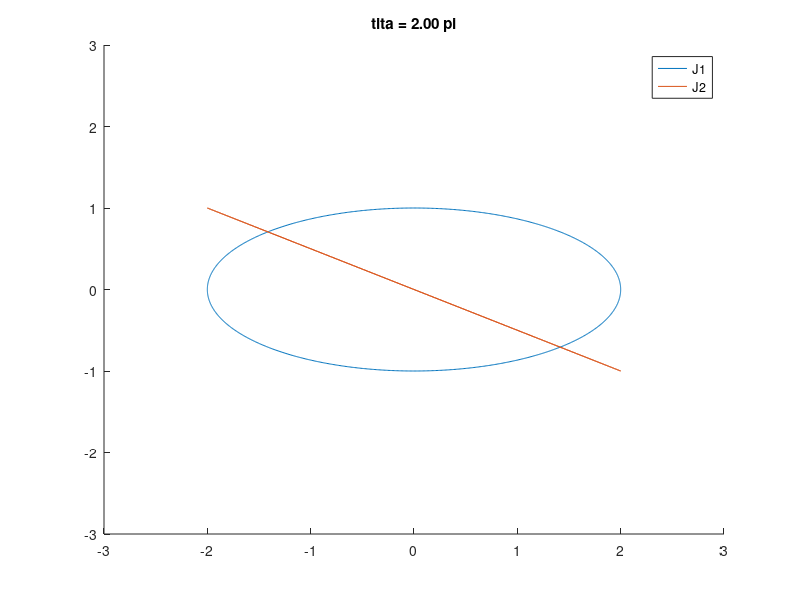

Write MATLAB code to recreate this figure.
%%

clear variables
close all

clc

% lamina de cuarto de onda fija aplicada a estado eliptico rotado

figure
    set(gcf, 'Position', [ 1000, 400, 400, 400 ])

    % defino estado elíptico
    Ex = 2;
    Ey = 1;
    J0  = [ Ex; 1i*Ey ];

    % lamina de cuarto de onda
    L = [ 1, 0  ;
          0, 1i ];
    
    for tita = linspace(0, 2*pi, 101) % pi/4

        % matriz de rotacion:
        R = [ cos(tita), -sin(tita) ;
              sin(tita),  cos(tita) ];
        
        % aplico lámina de cuarto de onda al estado rotado
        J1 = R * J0;            % estado rotado
        J2 = L * J1;            % estado final

        % resultado analitico
        %J3 = [  Ex*cos(tita) - 1i*Ey*sin(tita) ;
        %       -Ey*cos(tita) + 1i*Ex*sin(tita) ];
        
        % obtengo la trayectoria del campo electrico en el plano
        % transversal
        angulos = -linspace(0, 2*pi, 1000);
        E1_plot = real(J1 * exp(1i*angulos));
        E2_plot = real(J2 * exp(1i*angulos));

        % ploteo
        clf
        hold all
        plot(E1_plot(1,:), E1_plot(2,:))
        plot(E2_plot(1,:), E2_plot(2,:))

        xlim([-2, 2]*1.5)
        ylim([-2, 2]*1.5)
        title(sprintf('tita = %.2f pi', tita/pi))

        legend('J1', 'J2')
        set(gca, 'Position', [.1 .1 .8 .8 ])

        % diferencia de fase entre componentes para el estado resultante
        diff(angle(J2))
        atan2(Ex*sin(tita), -Ey*cos(tita)) - atan2(-Ey*sin(tita), Ex*cos(tita))   % <- usamos atan2 ya que atan nos da un resultado entre -pi/2 y pi/2 (cubre solo media vuelta en el círculo) 
        
        % diff(angle(J3))
        
        pause(.1)
    end
    